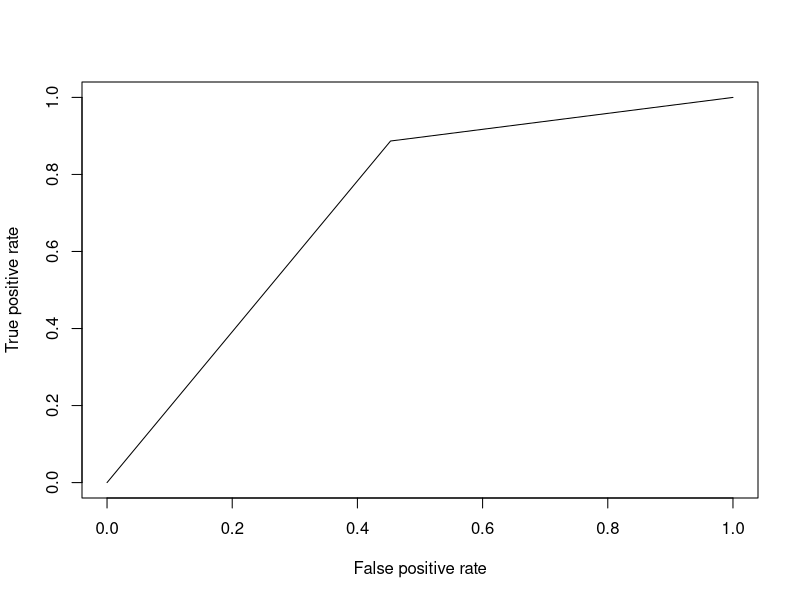

Write the R code that produced this figure. (Note: this script raises an error after producing the figure.)
## ---- chunk 1
knitr::opts_chunk$set(echo = TRUE)
require(ROCR)
require(e1071)
require(dplyr)
## ---- chunk 2

dat = read.table('./data/decision.dat', header = T)
subj8 = dat[dat$subjNo == 8,]

# prepare training data--make sure there are no duplicate columns , and also no columns that are constant
training_data = data.frame(x = dat[,c(1,3:5,7:8)], class = as.factor(dat$ER))
training_data = data.frame(x = subj8[,c(3:5,7:8)], class = as.factor(subj8$ER))
# set apart testing data
samp <- sample(nrow(training_data),round(0.2*nrow(training_data)))
testing_data <- training_data[samp,]
training_data2 <- training_data[-samp,]
subj8training <- subj8[-samp,]
# for the training data select an equal number of each class (we need the original subj8 to find the ER
errorInd <- which(subj8training$ER==1)
Nerrors <- length(errorInd)
correctInd <- which(subj8training$ER==0)
sampleCorr <- sample(correctInd,Nerrors)
equal_training_data <- training_data2[c(errorInd,sampleCorr),]
# Now run the SVM
svm.linear = svm(class~.,
data = equal_training_data,
kernel = "linear",
cost = 10,
scale = TRUE)
summary(svm.linear)

## ---- chunk 3
# do the stats on the training data
train.pred <- predict(svm.linear,equal_training_data)
# compute confusion matrix
err.tr1 <- table(equal_training_data$class,train.pred)
err.tr1
# compute error rate
tr.err1 <- (1 - (sum(diag(err.tr1))/sum(err.tr1)))
cat("Training error rate:", tr.err1, "\n")
# now look at how the model does on the testing data
test.pred <- predict(svm.linear,testing_data)
err.te1 <- table(testing_data$class,test.pred)
err.te1
te.err1 <- (1- (sum(diag(err.te1))/sum(err.te1)))
cat("Testing error rate:", te.err1, "\n")

# for a linear SVM the feature importance can be directly extracted from the coefficients
coefficients <- t(svm.linear$coefs) %*% svm.linear$SV
importance <- abs(coefficients)
importance <- importance / max(importance)
cat("Importance:\n")
importance
## ---- chunk 4
library(ROCR)
p <- predict(svm.linear,testing_data)
pr <- prediction(as.numeric(p),as.numeric(testing_data$class))
prf <- performance(pr, measure = "tpr", x.measure = "fpr")
plot(prf)
auc <- performance(pr, measure = "auc")
auc <- auc@y.values[[1]]
## ---- chunk 5
# outliers
ggplot(training_data, aes(x = x.RT, fill = class)) +
  geom_density(alpha = 0.5) +
  labs(title = "Density plot of RT by class", x = "Response time", fill = "Error") + 
  theme_minimal()
## ---- chunk 6
# correlation
cor(training_data[, c("x.RT", "x.cohVec", "x.blocknum")])
## ---- chunk 7
# useless variable
ggplot(training_data, aes(x = factor(class), fill = factor(x.isDots))) +
  geom_bar(position = "dodge") +
  labs(title = "class vs isDots", x = "Class", fill = "isDots") + 
  theme_minimal()
## ---- chunk 8

# find best model parameter
tune_out = tune(svm,
                class~.,
                data = equal_training_data,
                kernel = "linear",
                ranges = list(cost = c(0.001, 0.01, 0.1, 1,5,10,100)))
summary(tune_out)
## ---- chunk 9
bestmod = tune_out$best.model
summary(bestmod)
## ---- chunk 10

# find best model parameter
tune_out = tune(svm,
                class~.,
                data = equal_training_data,
                kernel = "polynomial",
                ranges = list(cost = c(0.001, 0.01, 0.1, 1,5,10,100)))
summary(tune_out)
## ---- chunk 11
bestmod = tune_out$best.model
summary(bestmod)
## ---- chunk 12

# find best model parameter
tune_out = tune(svm,
                class~.,
                data = equal_training_data,
                kernel = "radial",
                ranges = list(cost = c(0.001, 0.01, 0.1, 1,5,10,100)))
summary(tune_out)
## ---- chunk 13
bestmod = tune_out$best.model
summary(bestmod)
